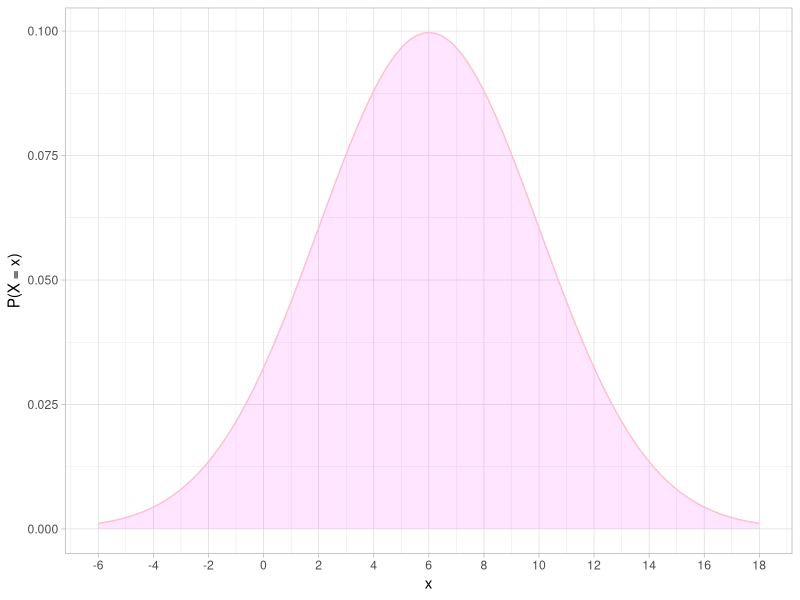
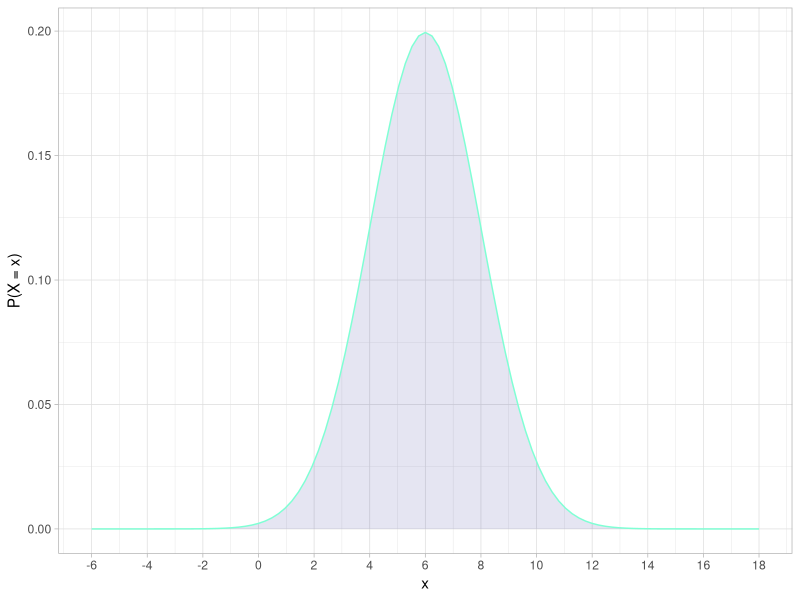

Recreate these plots in R, in order.
library(tidyverse)
fun_range <- c(-6, 18)
Fun_Range_Df <- tibble(fun_range)

ggplot(Fun_Range_Df) + geom_area(mapping = aes(x = fun_range),
                                 stat = "function",
                                 fun = dnorm, 
                                 args = list(6, 4),
                                 fill = "magenta",
                                 color = "pink",
                                 alpha = 0.1) +
  scale_x_continuous(breaks = seq(-6, 18, by = 2)) + 
  theme_light() + xlab("x") + ylab("P(X = x)")



ggplot(Fun_Range_Df) + geom_area(mapping = aes(x = fun_range),
                                 stat = "function",
                                 fun = dnorm, 
                                 args = list(6, 2),
                                 fill = "navyblue",
                                 color = "aquamarine",
                                 alpha = 0.1) +
  scale_x_continuous(breaks = seq(-6, 18, by = 2)) + 
  theme_light() + xlab("x") + ylab("P(X = x)")
